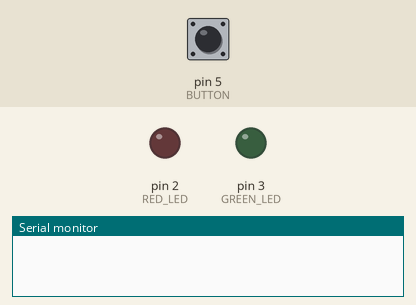
This sketch was run on a simulated Arduino Uno, built with avr-gcc and run on an emulated ATmega328P. Shown: output pins drawn as LEDs (lit = HIGH), the last lines printed to the serial monitor. Dashed ring = blinking. The test bench sets the inputs (shaded band); at power-on: pin 5 (BUTTON) LOW.

Above: at 1.2 s.
1.3 s: pin 5 (BUTTON) pulled HIGH for 0.15 s
At 1.54 s:
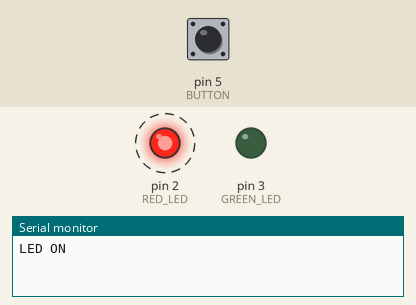
At 2.1 s:
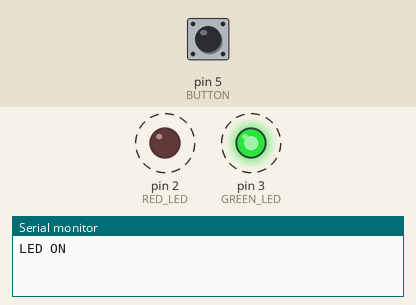
4.3 s: pin 5 (BUTTON) pulled HIGH for 1 s
7.3 s: pin 5 (BUTTON) pulled HIGH for 3.2 s
Timing chart, 0 to 18.0 s (numbered marks = the images above; inputs shaded):
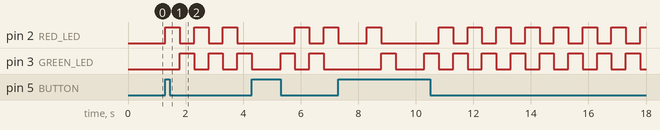

Measured:
- after the input at 1.3 s, pin 2 (RED_LED): alternates HIGH for 0.50 s and LOW for 0.50 s, starting at once; pin 3 (GREEN_LED): alternates HIGH for 0.50 s and LOW for 0.50 s, starting after 0.50 s

The sketch:

02_GPIO.ino
```cpp
#define LED_FLASH_INTERVAL  500 // ms
#define BUTTON_READ_INTERVAL 1000 // ms
#define RED_LED 2
#define GREEN_LED 3
#define BUTTON  5

void setup() {
  Serial.begin(9600);
  pinMode(RED_LED, OUTPUT);
  pinMode(GREEN_LED, OUTPUT);
  pinMode(BUTTON, INPUT);
}

void led_on(int turn)
{
  switch (turn) {
    case 0:
      digitalWrite(RED_LED, HIGH);
      digitalWrite(GREEN_LED, LOW);
      break;
    case 1:
      digitalWrite(RED_LED, LOW);
      digitalWrite(GREEN_LED, HIGH);
      break;
    default:
      break;
  }
}

void led_off()
{
  digitalWrite(RED_LED, LOW);
  digitalWrite(GREEN_LED, LOW);
}

void loop() {
  static unsigned long last_time_led, last_time_button;
  static bool allow_read_button = true;
  static bool toggle_on = false;
  static int turn = 0;
  int val;
  // read button input P5
  if(allow_read_button) {
    val = digitalRead(BUTTON);
    if (val==HIGH) {
      toggle_on = !toggle_on;
      if(toggle_on) {
        last_time_led = millis();
        led_on(turn);
        turn = (turn+1)%2;
        Serial.println("LED ON");
      }
      else {
        led_off();
        Serial.println("LED OFF");
      }
      allow_read_button = false;
      last_time_button = millis();
    }
  }
  else {
    if(millis()-last_time_button >= BUTTON_READ_INTERVAL)
      allow_read_button = true;
  }

  // light led
  if(toggle_on && millis()-last_time_led >= LED_FLASH_INTERVAL) {
    last_time_led = millis();
    led_on(turn);
    turn = (turn+1)%2;
  }
}
```
